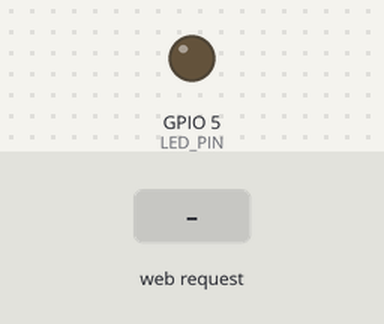
Bench run of a sketch on a simulated ESP32. Shown: output pins drawn as LEDs (lit = HIGH). Inputs (shaded band) come from the test bench. WiFi joins after 1.5 s; servers stay silent unless stated; what the sketch prints to the serial monitor is not drawn.

Above: at 2.7 s.
2.8 s: HTTP request GET /H received
At 3.9 s:
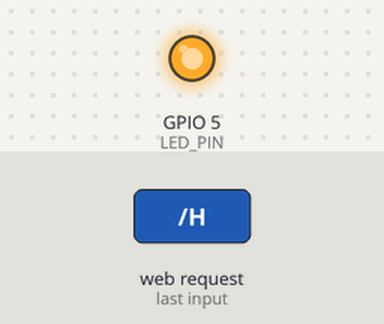
4.3 s: HTTP request GET /L received
At 5.1 s:
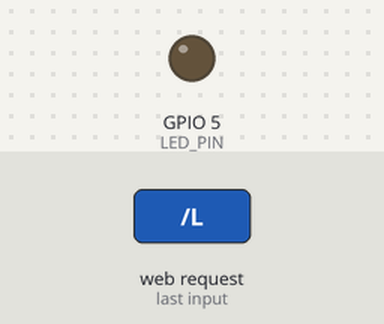
Timing chart, 0 to 7.3 s (numbered marks = the images above; inputs shaded):
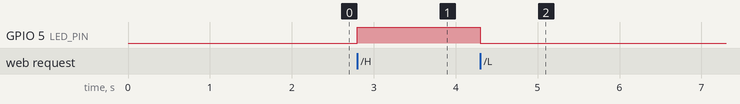

The sketch:

SimpleWiFiServer_led.ino
```cpp
#include <WiFi.h>

const char* ssid = "FRSN 1768";
const char* password = "11111111";

#define LED_PIN 5   // change to 2 if you want builtin LED on many dev boards

WiFiServer server(80);

void setup() {
  Serial.begin(115200);
  pinMode(LED_PIN, OUTPUT);
  digitalWrite(LED_PIN, LOW);

  Serial.println();
  Serial.print("Connecting to ");
  Serial.println(ssid);

  WiFi.begin(ssid, password);

  unsigned long start = millis();
  while (WiFi.status() != WL_CONNECTED) {
    delay(300);
    Serial.print(".");
    // optional timeout to avoid infinite loop:
    if (millis() - start > 20000) {
      Serial.println("\nFailed to connect within 20s. Restarting.");
      // you could attempt to restart or handle gracefully
      // ESP.restart();
      break;
    }
  }

  if (WiFi.status() == WL_CONNECTED) {
    Serial.println("\nWiFi connected.");
    Serial.print("IP address: ");
    Serial.println(WiFi.localIP());
  } else {
    Serial.println("WiFi not connected. You can still try connecting clients on AP or check settings.");
  }

  server.begin();
}

void loop() {
  WiFiClient client = server.available();  // get new client
  if (client) {
    Serial.println("New Client.");
    String currentLine = "";
    unsigned long lastActivity = millis();

    while (client.connected() && (millis() - lastActivity < 5000)) { // timeout 5s
      if (client.available()) {
        char c = client.read();
        lastActivity = millis();
        Serial.write(c);

        if (c == '\n') {
          if (currentLine.length() == 0) {
            // send HTTP response
            client.println("HTTP/1.1 200 OK");
            client.println("Content-type:text/html");
            client.println();
            client.print("<!doctype html><html><head><meta charset='utf-8'><title>ESP32 LED</title></head><body>");
            client.print("Click <a href=\"/H\">here</a> to turn the LED on.<br>");
            client.print("Click <a href=\"/L\">here</a> to turn the LED off.<br>");
            client.print("</body></html>");
            client.println();
            break;
          } else {
            currentLine = "";
          }
        } else if (c != '\r') {
          currentLine += c;
          // check for request paths
          if (currentLine.endsWith("GET /H")) {
            digitalWrite(LED_PIN, HIGH);
            Serial.println("LED ON");
          } else if (currentLine.endsWith("GET /L")) {
            digitalWrite(LED_PIN, LOW);
            Serial.println("LED OFF");
          }
        }
      }
    }
    // give the client time to receive the data
    delay(1);
    client.stop();
    Serial.println("Client Disconnected.");
  }
}
```

Measured:
- after the input at 2.8 s, GPIO 5 (LED_PIN): LOW → HIGH at once
- after the input at 4.3 s, GPIO 5 (LED_PIN): HIGH → LOW at once
